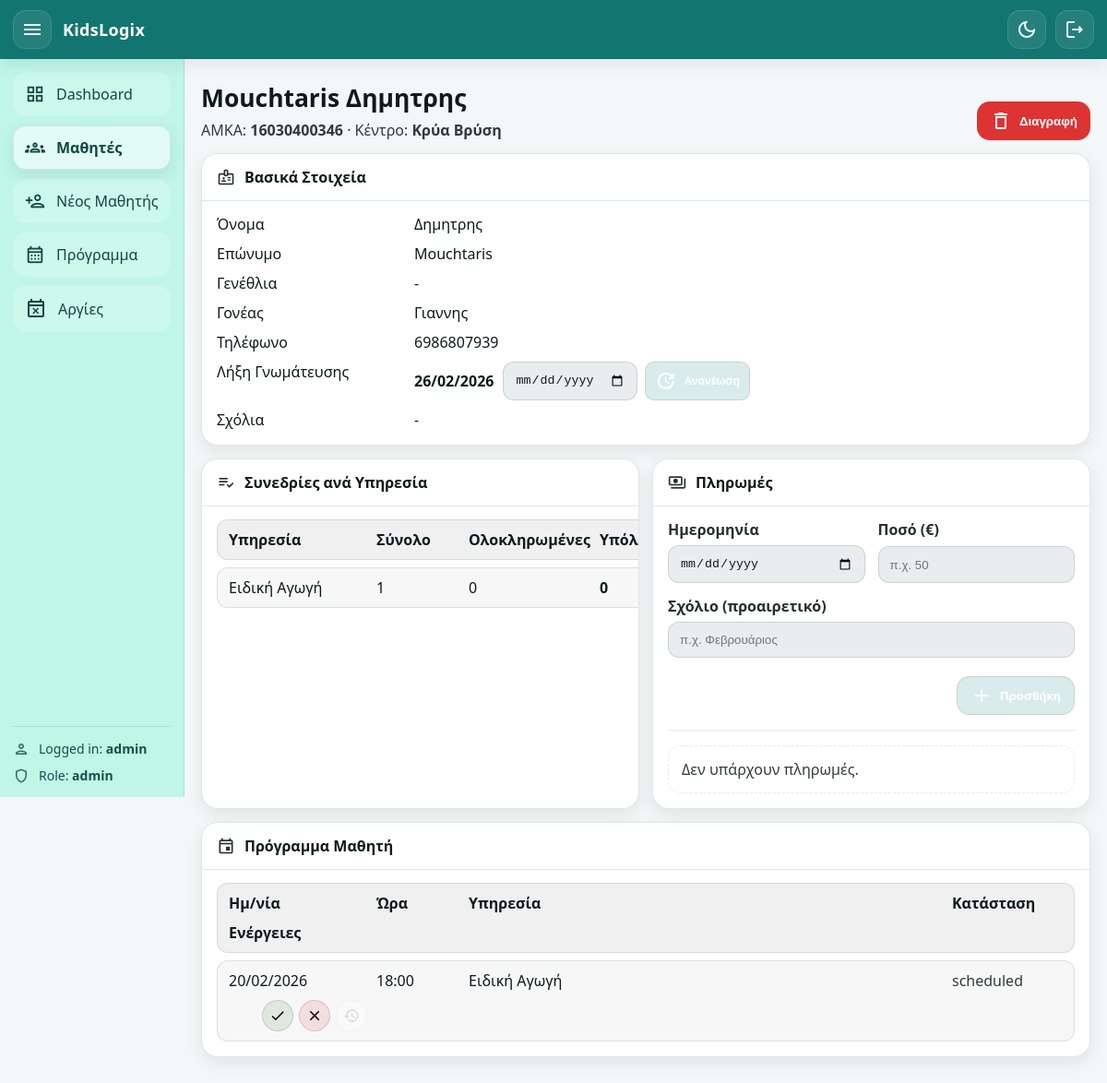
The page /students/16030400346 (signed in) on the database as committed earlier.
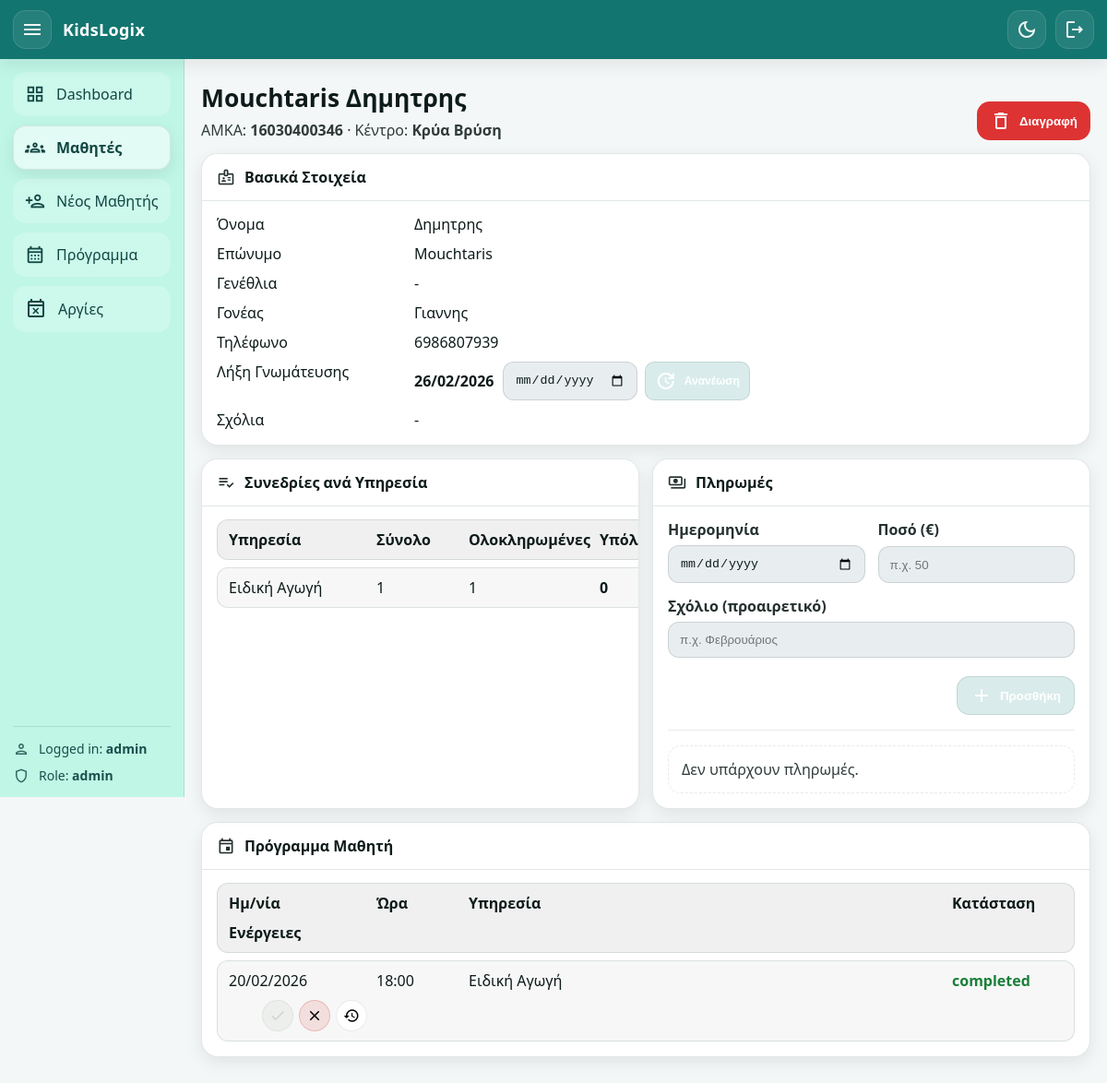
The same page on the database as committed later.
### app/models.py (models this page shows, shortened)
class User(Base):
    __tablename__ = "users"
    id: Mapped[int] = mapped_column(Integer, primary_key=True, autoincrement=True)
    username: Mapped[str] = mapped_column(String(60), unique=True, nullable=False)
    password_hash: Mapped[str] = mapped_column(String(255), nullable=False)
    role: Mapped[str] = mapped_column(String(20), nullable=False, default="admin")
    is_active: Mapped[int] = mapped_column(Integer, nullable=False, default=1)

class Student(Base):
    __tablename__ = "students"
    amka: Mapped[str] = mapped_column(String(20), primary_key=True)
    center: Mapped[str] = mapped_column(
        String(20),
        nullable=False,
        default="Giannitsa",  # Giannitsa / KryaVrisi
    )
    first_name: Mapped[str] = mapped_column(String(60), nullable=False)
    last_name: Mapped[str] = mapped_column(String(60), nullable=False)
    date_of_birth: Mapped[date | None] = mapped_column(Date, nullable=True)
    parent_name: Mapped[str | None] = mapped_column(String(120), nullable=True)
    parent_phone: Mapped[str | None] = mapped_column(String(30), nullable=True)
    assessment_expiry_date: Mapped[date | None] = mapped_column(Date, nullable=True)
    admin_comment: Mapped[str | None] = mapped_column(String(1000), nullable=True)
    created_at: Mapped[datetime] = mapped_column(
        DateTime, default=datetime.utcnow, nullable=False
    )
    services: Mapped[list["StudentService"]] = relationship(
        back_populates="student",
        cascade="all, delete-orphan",
    )
    appointments: Mapped[list["Appointment"]] = relationship(
        back_populates="student",
        cascade="all, delete-orphan",
    )
    payments: Mapped[list["Payment"]] = relationship(
        back_populates="student",
        cascade="all, delete-orphan",
    )

class Service(Base):
    __tablename__ = "services"
    id: Mapped[int] = mapped_column(Integer, primary_key=True, autoincrement=True)
    name: Mapped[str] = mapped_column(String(60), unique=True, nullable=False)
    student_links: Mapped[list["StudentService"]] = relationship(
        back_populates="service",
        cascade="all, delete-orphan",
    )
    appointments: Mapped[list["Appointment"]] = relationship(
        back_populates="service",
        cascade="all, delete-orphan",
    )

class Appointment(Base):
    __tablename__ = "appointments"
    id: Mapped[int] = mapped_column(Integer, primary_key=True, autoincrement=True)
    student_amka: Mapped[str] = mapped_column(
        ForeignKey("students.amka", ondelete="CASCADE"), nullable=False
    )
    service_id: Mapped[int] = mapped_column(
        ForeignKey("services.id", ondelete="CASCADE"), nullable=False
    )
    center: Mapped[str] = mapped_column(String(20), nullable=False)
    day: Mapped[date] = mapped_column(Date, nullable=False)
    start_time: Mapped[time] = mapped_column(Time, nullable=False)
    duration_min: Mapped[int | None] = mapped_column(Integer, nullable=True)
    status: Mapped[str] = mapped_column(
        String(20), nullable=False, default="scheduled"
    )
    created_at: Mapped[datetime] = mapped_column(
        DateTime, default=datetime.utcnow, nullable=False
    )
    student: Mapped["Student"] = relationship(back_populates="appointments")
    service: Mapped["Service"] = relationship(back_populates="appointments")

### app/routers/web.py (the view)
@router.get("/students/{amka}", response_class=HTMLResponse)
def student_page(
    amka: str,
    request: Request,
    db: Session = Depends(get_db),
    user: User = Depends(get_current_user),
):
    st = db.query(Student).filter(Student.amka == amka).first()
    if not st:
        return RedirectResponse("/students", status_code=303)
    links = (
        db.query(StudentService)
        .filter(StudentService.student_amka == amka)
        .all()
    )
    services_info = []
    for l in links:
        total = int(l.total_sessions or 0)
        used = (
            db.query(Appointment.id)
            .filter(Appointment.student_amka == amka)
            .filter(Appointment.service_id == l.service_id)
            .filter(Appointment.status.in_(["scheduled", "completed"]))
            .count()
        )
        completed = (
            db.query(Appointment.id)
            .filter(Appointment.student_amka == amka)
            .filter(Appointment.service_id == l.service_id)
            .filter(Appointment.status == "completed")
            .count()
        )
        remaining = max(total - int(used), 0)
        services_info.append(
            {
                "service": l.service,
                "total": total,
                "completed": int(completed),
                "remaining": int(remaining),
            }
        )
    appointments = (
        db.query(Appointment)
        .filter(Appointment.student_amka == amka)
        .order_by(Appointment.day.desc(), Appointment.start_time.desc())
        .all()
    )
    payments = (
        db.query(Payment)
        .filter(Payment.student_amka == amka)
        .order_by(Payment.payment_date.desc(), Payment.id.desc())
        .all()
    )
    return templates.TemplateResponse(
        "student_page.html",
        {
            "request": request,
            "user": user,
            "page": "students",
            "student": st,
            "services_info": services_info,
            "appointments": appointments,
            "payments": payments,
            "today": date.today(),
            "centers": CENTERS,
        },
    )

### app/templates/student_page.html (shortened to what this page needs)
{% extends "base.html" %}
{% block content %}
<div class="page-head">
  <div>
    <h1 class="page-title">{{ student.full_name }}</h1>
    <p class="page-subtitle">
      AMKA: <b>{{ student.amka }}</b> ·
      Κέντρο: <b>{{ centers.get(student.center, student.center) }}</b>
    </p>
  </div>
  <div class="page-actions">
    <form method="post" action="/students/{{ student.amka }}/delete"
          onsubmit="return confirm('Σίγουρα διαγραφή μαθητή; Θα διαγραφούν και οι συνεδρίες/πληρωμές του.');">
      <button class="btn btn-danger" type="submit" title="Διαγραφή μαθητή">
        <span class="material-icons-outlined">delete</span>
        Διαγραφή
      </button>
    </form>
  </div>
</div>
<div class="card">
  <div class="card-head">
    <div class="card-title">
      <span class="material-icons-outlined">badge</span>
      <h2>Βασικά Στοιχεία</h2>
    </div>
  </div>
  <div class="card-body">
    <div class="kv">
      <div>Όνομα</div><div>{{ student.first_name }}</div>
      <div>Επώνυμο</div><div>{{ student.last_name }}</div>
      <div>Γενέθλια</div><div>{{ fmt_date_gr(student.date_of_birth) }}</div>
      <div>Γονέας</div><div>{{ student.parent_name or '-' }}</div>
      <div>Τηλέφωνο</div><div>{{ student.parent_phone or '-' }}</div>
      <div>Λήξη Γνωμάτευσης</div>
      <div>
        <div style="display:flex; align-items:center; gap:10px; flex-wrap:wrap;">
          <b>{{ fmt_date_gr(student.assessment_expiry_date) }}</b>
          <form method="post" action="/students/{{ student.amka }}/assessment/renew" style="display:flex; gap:8px; align-items:center;">
            <input type="date" name="assessment_expiry_date" required>
            <button class="btn btn-xs btn-primary" type="submit">
              <span class="material-icons-outlined">update</span>
              Ανανέωση
            </button>
          </form>
        </div>
      </div>
      <div>Σχόλια</div><div>{{ student.admin_comment or '-' }}</div>
    </div>
  </div>
</div>
<div class="grid-2-cards">
  <div class="card">
    <div class="card-head">
      <div class="card-title">
        <span class="material-icons-outlined">playlist_add_check</span>
        <h2>Συνεδρίες ανά Υπηρεσία</h2>
      </div>
    </div>
    <div class="card-body">
      {% if services_info and services_info|length > 0 %}
        <div class="table">
          <div class="tr th">
            <div>Υπηρεσία</div>
            <div>Σύνολο</div>
            <div>Ολοκληρωμένες</div>
            <div>Υπόλοιπο</div>
          </div>
          {% for x in services_info %}
            <div class="tr">
              <div>{{ x.service.name }}</div>
              <div>{{ x.total }}</div>
              <div>{{ x.completed }}</div>
              <div><b>{{ x.remaining }}</b></div>
            </div>
          {% endfor %}
        </div>
      {% else %}
        <div class="empty-state">Δεν υπάρχουν υπηρεσίες για τον μαθητή.</div>
      {% endif %}
    </div>
  </div>
  <div class="card">
    <div class="card-head">
      <div class="card-title">
        <span class="material-icons-outlined">payments</span>
        <h2>Πληρωμές</h2>
      </div>
    </div>
    <div class="card-body">
      <form class="form-grid compact" method="post" action="/students/{{ student.amka }}/payments/new">
        <div class="grid-2">
          <label class="field">
            <span>Ημερομηνία</span>
            <input type="date" name="payment_date" required>
          </label>
          <label class="field">
            <span>Ποσό (€)</span>
            <input type="text" name="amount" placeholder="π.χ. 50" required>
          </label>
        </div>
        <label class="field">
          <span>Σχόλιο (προαιρετικό)</span>
          <input type="text" name="comment" placeholder="π.χ. Φεβρουάριος">
        </label>
        <div class="form-actions">
          <button class="btn btn-primary" type="submit">
            <span class="material-icons-outlined">add</span>
            Προσθήκη
          </button>
        </div>
      </form>
      <div class="divider"></div>
      {% if payments and payments|length > 0 %}
        <div class="table">
          <div class="tr th">
            <div>Ημ/νία</div>
            <div>Ποσό</div>
            <div>Σχόλιο</div>
          </div>
          {% for p in payments %}
            <div class="tr">
              <div>{{ fmt_date_gr(p.payment_date) }}</div>
              <div>{{ "%.2f"|format(p.amount_cents / 100) }}€</div>
              <div>{{ p.comment or '-' }}</div>
            </div>
          {% endfor %}
        </div>
      {% else %}
        <div class="empty-state">Δεν υπάρχουν πληρωμές.</div>
      {% endif %}
    </div>
  </div>
</div>
<div class="card">
  <div class="card-head">
    <div class="card-title">
      <span class="material-icons-outlined">event</span>
      <h2>Πρόγραμμα Μαθητή</h2>
    </div>
  </div>
  <div class="card-body">
    {% if appointments and appointments|length > 0 %}
      <div class="table">
        <div class="tr th">
          <div>Ημ/νία</div>
          <div>Ώρα</div>
          <div>Υπηρεσία</div>
          <div>Κατάσταση</div>
          <div>Ενέργειες</div>
        </div>
        {% for ap in appointments %}
          <div class="tr">
            <div>{{ fmt_date_gr(ap.day) }}</div>
            <div>{{ ap.start_time.strftime("%H:%M") }}</div>
            <div>{{ ap.service.name if ap.service else ap.service_id }}</div>
            <div class="status {{ ap.status }}">{{ ap.status }}</div>
            <div class="row-actions">
              <form method="post" action="/schedule/{{ ap.id }}/status" class="inline-form">
                <button class="icon-pill icon-success" type="submit" title="Ολοκληρώθηκε"
                        {% if ap.status == "completed" %}disabled{% endif %}>
                  <span class="material-icons-outlined">check</span>
                </button>
              </form>
              <form method="post" action="/schedule/{{ ap.id }}/status" class="inline-form"
                    onsubmit="return confirm('Σίγουρα ακύρωση συνεδρίας;');">
                <button class="icon-pill icon-danger" type="submit" title="Ακύρωση"
                        {% if ap.status == "canceled" %}disabled{% endif %}>
                  <span class="material-icons-outlined">close</span>
                </button>
              </form>
              <form method="post" action="/schedule/{{ ap.id }}/status" class="inline-form">
                <button class="icon-pill" type="submit" title="Επαναφορά σε προγραμματισμένη"
                        {% if ap.status == "scheduled" %}disabled{% endif %}>
                  <span class="material-icons-outlined">history</span>
                </button>
              </form>
            </div>
          </div>
        {% endfor %}
      </div>
    {% else %}
      <div class="empty-state">Δεν υπάρχουν συνεδρίες.</div>
    {% endif %}
  </div>
</div>
{% endblock %}

### app/templates/base.html (shortened to what this page needs)
<!doctype html>
<html lang="el" data-theme="light">
<head>
  <link rel="stylesheet" href="/static/style.css?v=6" />
</head>
<body>
  <div class="app-shell">
    <header class="topbar">
      <div class="topbar-left">
        <button class="icon-btn topbar-btn" id="sidebarToggle" type="button" aria-label="Toggle sidebar">
          <span class="material-icons-outlined">menu</span>
        </button>
        <div class="brand">
          <span class="brand-title">KidsLogix</span>
        </div>
      </div>
      <div class="topbar-right">
        <button class="icon-btn topbar-btn" id="themeToggle" type="button" aria-label="Toggle dark mode" title="Dark mode">
          <span class="material-icons-outlined" id="themeIcon">dark_mode</span>
        </button>
        <a class="icon-btn topbar-btn" href="/auth/logout" aria-label="Logout" title="Logout">
          <span class="material-icons-outlined">logout</span>
        </a>
      </div>
    </header>
    <div class="layout">
      <aside class="sidebar" id="sidebar">
        <nav class="nav">
          {% set path = request.url.path %}
          <a class="nav-item {% if path == '/' %}active{% endif %}" href="/">
            <span class="material-icons-outlined nav-ic">grid_view</span>
            <span class="nav-txt">Dashboard</span>
          </a>
          <a class="nav-item {% if path.startswith('/students') and path != '/students/new' %}active{% endif %}" href="/students">
            <span class="material-icons-outlined nav-ic">groups</span>
            <span class="nav-txt">Μαθητές</span>
          </a>
          <a class="nav-item {% if path == '/students/new' %}active{% endif %}" href="/students/new">
            <span class="material-icons-outlined nav-ic">person_add</span>
            <span class="nav-txt">Νέος Μαθητής</span>
          </a>
          <a class="nav-item {% if path.startswith('/schedule') %}active{% endif %}" href="/schedule">
            <span class="material-icons-outlined nav-ic">calendar_month</span>
            <span class="nav-txt">Πρόγραμμα</span>
          </a>
          <a class="nav-item {% if page=='holidays' %}active{% endif %}" href="/holidays">
            <span class="material-icons-outlined">event_busy</span>
            <span>Αργίες</span>
          </a>
        </nav>
        <div class="sidebar-footer">
          <div class="meta-row">
            <span class="material-icons-outlined">person</span>
            <span>Logged in: <b>{{ user.username if user else '-' }}</b></span>
          </div>
          <div class="meta-row">
            <span class="material-icons-outlined">shield</span>
            <span>Role: <b>{{ user.role if user else '-' }}</b></span>
          </div>
        </div>
      </aside>
      <main class="content">
        {% block content %}{% endblock %}
      </main>
    </div>
  </div>
</body>
</html>

Rows that differ between the two databases and show on the page:
changed Appointment "Ειδική Αγωγή": status "scheduled" → "completed"
Other text that changed with them:
new list line: "Ειδική Αγωγή"
new list line: "1 1 0"
list line gone: "Ειδική Αγωγή"
list line gone: "1 0 0"
